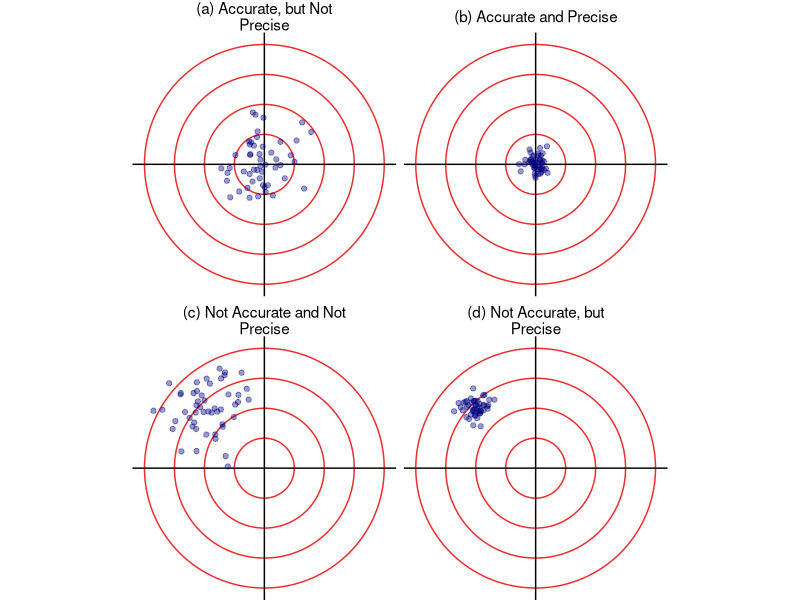

The R script that drew this image:
## ---- chunk 1
library(tidyverse)
library(ggforce)

circledata = tibble(x0 = 0, y0 = 0, r = 1:4)

set.seed(1)
acc_prec       = tibble(type = "(b) Accurate and Precise",          x = rnorm(50,  0, 0.25), y = rnorm(50, 0, 0.25))
acc_notprec    = tibble(type = "(a) Accurate, but Not Precise",     x = rnorm(50,  0, 0.75), y = rnorm(50, 0, 0.75))
notacc_prec    = tibble(type = "(d) Not Accurate, but Precise",     x = rnorm(50, -2, 0.25), y = rnorm(50, 2, 0.25))
notacc_notprec = tibble(type = "(c) Not Accurate and Not Precise",  x = rnorm(50, -2, 0.75), y = rnorm(50, 2, 0.75))

exampledata = bind_rows(acc_prec, acc_notprec, notacc_prec, notacc_notprec)

exampledata %>% 
  ggplot() +
  geom_circle(data = circledata, aes(x0 = x0, y0 = y0, r = r), colour = "firebrick2") +
  geom_hline(yintercept = 0) +
  geom_vline(xintercept = 0) +
  geom_point(aes(x = x, y = y), alpha = 0.4, colour = "navyblue") +
  facet_wrap(~type, labeller = label_wrap_gen(width = 25)) + 
  theme_void() +
  theme(aspect.ratio = 1,
        strip.text = element_text(size = 11))
